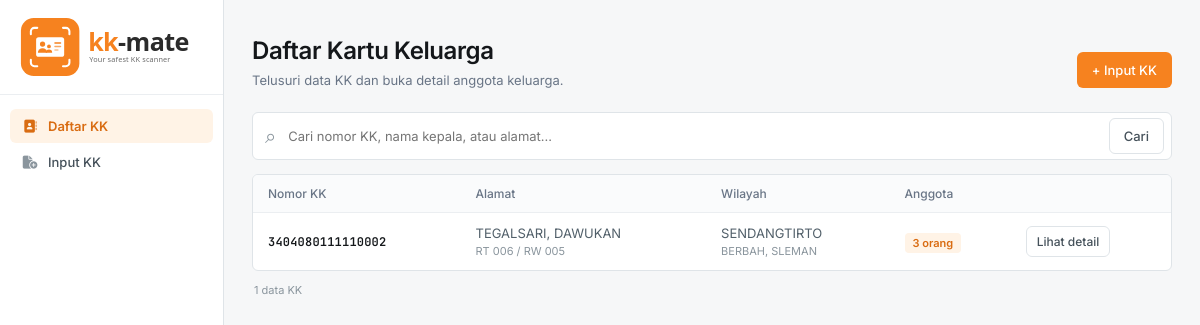
/kk, run on an earlier commit of the app's database.
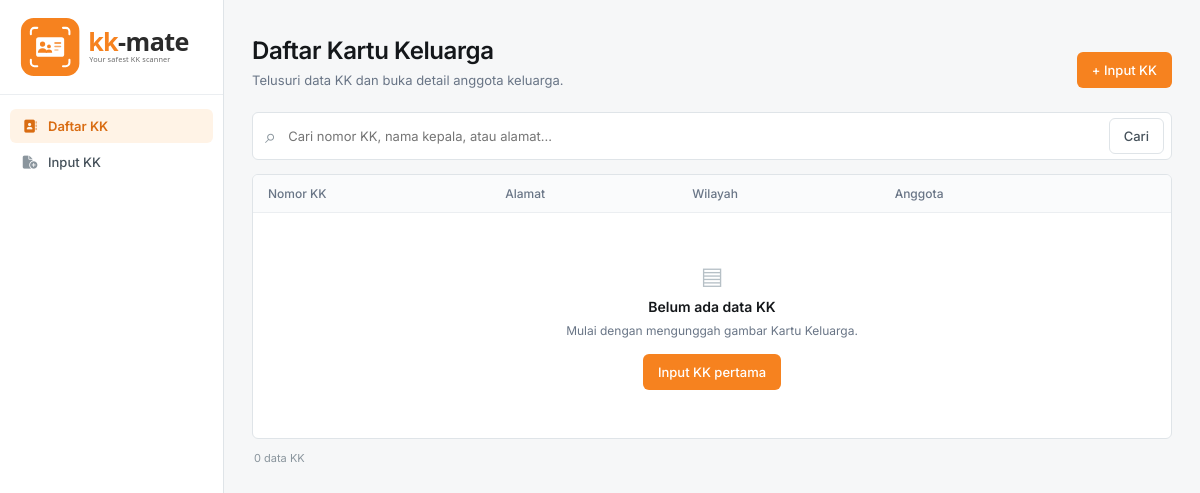
And on a later commit of the database.
### app/models.py (models this page shows)
class IdentitasKK(Base):
    __tablename__ = "tbl_identitasKK"
    id: Mapped[int] = mapped_column(Integer, primary_key=True)
    nomor_kk: Mapped[str] = mapped_column(String(16), unique=True, index=True, default="")
    nama_kepala_keluarga: Mapped[str] = mapped_column(String(150), default="")
    alamat: Mapped[str] = mapped_column(String(250), default="")
    rt: Mapped[str] = mapped_column(String(5), default="")
    rw: Mapped[str] = mapped_column(String(5), default="")
    kode_pos: Mapped[str] = mapped_column(String(10), default="")
    desa_kelurahan: Mapped[str] = mapped_column(String(100), default="")
    kecamatan: Mapped[str] = mapped_column(String(100), default="")
    kabupaten_kota: Mapped[str] = mapped_column(String(100), default="")
    provinsi: Mapped[str] = mapped_column(String(100), default="")
    created_at: Mapped[datetime] = mapped_column(DateTime, server_default=func.now())
    updated_at: Mapped[datetime] = mapped_column(DateTime, server_default=func.now(), onupdate=func.now())
    anggota: Mapped[list["AnggotaKeluargaKK"]] = relationship(
        back_populates="identitas", cascade="all, delete-orphan"
    )

### app/main.py (the view)
@app.get("/kk", response_class=HTMLResponse)
def kk_list(request: Request, q: str = "", db: Session = Depends(get_db)):
    stmt = select(models.IdentitasKK).options(selectinload(models.IdentitasKK.anggota))
    if clean(q):
        term = f"%{clean(q)}%"
        stmt = stmt.where(or_(
        models.IdentitasKK.nomor_kk.like(term),
        models.IdentitasKK.nama_kepala_keluarga.like(term),
        models.IdentitasKK.alamat.like(term),
    ))
    rows = db.scalars(stmt.order_by(models.IdentitasKK.updated_at.desc())).all()
    return page(request, "list.html", rows=rows, q=q)

### app/templates/list.html (shortened to what this page needs)
{% extends "base.html" %}
{% block content %}
<div class="page-heading"><div><h1>Daftar Kartu Keluarga</h1><p>Telusuri data KK dan buka detail anggota keluarga.</p></div><a class="button primary" href="/upload">+ Input KK</a></div>
<form class="search-bar" method="get" action="/kk"><span>⌕</span><input name="q" value="{{ q }}" placeholder="Cari nomor KK, nama kepala, atau alamat..."><button class="button secondary" type="submit">Cari</button>{% if q %}<a class="text-link" href="/kk">Reset</a>{% endif %}</form>
<div class="table-wrap"><table><thead><tr><th>Nomor KK</th><th>Alamat</th><th>Wilayah</th><th>Anggota</th><th></th></tr></thead><tbody>
{% for row in rows %}<tr><td><strong class="mono">{{ row.nomor_kk }}</strong></td><td>{{ row.alamat or "—" }}{% if row.rt or row.rw %}<small>RT {{ row.rt or "-" }} / RW {{ row.rw or "-" }}</small>{% endif %}</td><td>{{ row.desa_kelurahan or "—" }}<small>{{ row.kecamatan or "" }}{% if row.kabupaten_kota %}, {{ row.kabupaten_kota }}{% endif %}</small></td><td><span class="count-pill">{{ row.anggota|length }} orang</span></td><td><a class="button secondary small" href="/kk/{{ row.id }}">Lihat detail</a></td></tr>{% else %}<tr><td colspan="5" class="empty-cell"><div class="empty-icon">▤</div><strong>Belum ada data KK</strong><p>{% if q %}Tidak ditemukan hasil untuk pencarian ini.{% else %}Mulai dengan mengunggah gambar Kartu Keluarga.{% endif %}</p>{% if not q %}<a class="button primary" href="/upload">Input KK pertama</a>{% endif %}</td></tr>{% endfor %}
</tbody></table></div>
<p class="result-count">{{ rows|length }} data KK</p>
{% endblock %}

### app/templates/base.html (shortened to what this page needs)
<!doctype html>
<html lang="id">
<head>
  <link rel="stylesheet" href="https://cdnjs.cloudflare.com/ajax/libs/font-awesome/6.7.2/css/all.min.css">
  <link rel="stylesheet" href="/static/style.css">
</head>
<body>
  <div class="app">
    <aside class="sidebar">
      <a class="brand" href="/kk"><img class="brand-logo" src="/static/kk-mate-logo.svg" alt="kk-mate"></a>
      <nav>
        <a class="nav-item {% if request.url.path.startswith('/kk') %}active{% endif %}" href="/kk"><i class="fa-solid fa-address-book"></i> Daftar KK</a>
        <a class="nav-item {% if request.url.path == '/upload' %}active{% endif %}" href="/upload"><i class="fa-solid fa-file-circle-plus"></i> Input KK</a>
      </nav>
    </aside>
    <div class="main">
      <main class="container">{% block content %}{% endblock %}</main>
    </div>
  </div>
</body>
</html>

### app/static/style.css (style rules this page uses)
:root { font-family: Inter, system-ui, -apple-system, "Segoe UI", sans-serif; color: #14171a; background: #f6f7f8; font-size: 14px; font-synthesis: none; --ink: #14171a; --muted: #697586; --line: #dfe4e8; --line-soft: #ebEEF1; --orange: #f6821f; --orange-dark: #d96c12; --orange-soft: #fff3e6; --white: #fff; --red: #bd3b32; --success: #1b7f5a; --radius: 6px; }
* { box-sizing: border-box; }
body { margin: 0; min-height: 100vh; }
.app { display: flex; min-height: 100vh; }
.sidebar { width: 224px; flex: 0 0 224px; background: var(--white); border-right: 1px solid var(--line); display: flex; flex-direction: column; position: sticky; top: 0; height: 100vh; }
.brand { display: block; padding: 18px; text-decoration: none; border-bottom: 1px solid var(--line-soft); }
.brand-logo { display: block; width: 100%; max-width: 188px; height: auto; }
.sidebar nav { display: flex; flex-direction: column; gap: 2px; padding: 14px 10px; }
.nav-item { display: flex; align-items: center; gap: 10px; padding: 9px 12px; border-radius: var(--radius); color: #45515a; text-decoration: none; font-size: 13px; font-weight: 500; }
.nav-item i { width: 16px; text-align: center; color: #8a959d; font-size: 13px; }
.nav-item.active { background: var(--orange-soft); color: var(--orange-dark); font-weight: 600; }
.nav-item.active i { color: var(--orange-dark); }
.main { flex: 1; min-width: 0; display: flex; flex-direction: column; }
.container { width: 100%; max-width: 1180px; margin: 0 auto; padding: 30px 28px 56px; flex: 1; }
.page-heading { display: flex; align-items: flex-end; justify-content: space-between; gap: 20px; margin-bottom: 24px; }
.page-heading h1 { font-size: 24px; line-height: 1.25; font-weight: 600; margin: 6px 0; letter-spacing: -.4px; }
.page-heading p { color: var(--muted); margin: 6px 0 0; max-width: 640px; font-size: 13px; }
.button { display: inline-flex; justify-content: center; align-items: center; gap: 8px; border: 1px solid transparent; border-radius: var(--radius); padding: 9px 14px; font: 500 13px Inter, system-ui, sans-serif; text-decoration: none; cursor: pointer; transition: background .15s, border-color .15s; }
.button.primary { background: var(--orange); color: #fff; }
.button.secondary { background: var(--white); border-color: var(--line); color: #45515a; }
.search-bar { display: flex; gap: 10px; align-items: center; background: var(--white); border: 1px solid var(--line); border-radius: var(--radius); padding: 5px 7px 5px 12px; margin-bottom: 14px; }
.search-bar>span { font-size: 20px; color: #8a959d; }
.search-bar input { border: 0; outline: 0; flex: 1; font: 400 13px Inter, system-ui, sans-serif; color: var(--ink); min-width: 0; }
.table-wrap { background: var(--white); border: 1px solid var(--line); border-radius: var(--radius); overflow: hidden; }
table { width: 100%; border-collapse: collapse; text-align: left; }
th { font-size: 12px; color: var(--muted); background: #fafbfc; padding: 11px 15px; font-weight: 500; }
td { padding: 12px 15px; border-top: 1px solid var(--line-soft); font-size: 13px; color: #52606a; vertical-align: middle; }
td strong { color: var(--ink); font-weight: 600; }
.empty-cell { text-align: center; padding: 48px 20px; color: var(--muted); }
.empty-cell strong { display: block; color: var(--ink); font-size: 14px; margin: 8px; }
.empty-cell p { font-size: 12px; margin: 0 0 16px; }
.empty-icon { font-size: 24px; color: #b6c0c6; }
.result-count { font-size: 11px; color: #8a959d; margin: 12px 2px; }

What changed in the data, as far as the page shows it:
removed IdentitasKK: nomor_kk "3404080111110002", alamat "TEGALSARI, DAWUKAN", rt "006", rw "005", desa_kelurahan "SENDANGTIRTO", kecamatan "BERBAH", kabupaten_kota "SLEMAN", anggota|length "3"
Also different on the page:
{{ rows|length }}: "1" → "0"
text now shown: "▤ Belum ada data KK Mulai dengan mengunggah gambar Kartu Keluarga. Input KK pertama"
